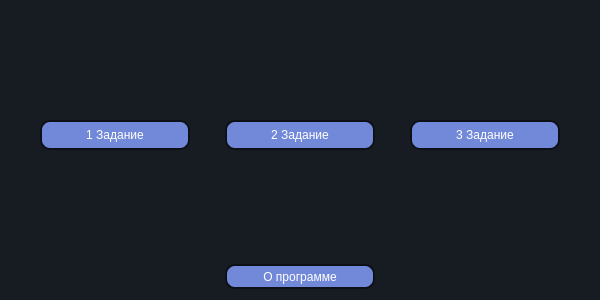
<?xml version="1.0" encoding="UTF-8"?>
<ui version="4.0">
 <class>MS_VS_GASClass</class>
 <widget class="QMainWindow" name="MS_VS_GASClass">
  <property name="geometry">
   <rect>
    <x>0</x>
    <y>0</y>
    <width>600</width>
    <height>300</height>
   </rect>
  </property>
  <property name="minimumSize">
   <size>
    <width>600</width>
    <height>300</height>
   </size>
  </property>
  <property name="maximumSize">
   <size>
    <width>600</width>
    <height>300</height>
   </size>
  </property>
  <property name="windowTitle">
   <string>MS_VS_GAS</string>
  </property>
  <property name="styleSheet">
   <string notr="true">	background-color: #171b22;
	color: #fff;</string>
  </property>
  <widget class="QWidget" name="centralWidget">
   <layout class="QVBoxLayout" name="verticalLayout">
    <item>
     <layout class="QGridLayout" name="gridLayout">
      <item row="1" column="1">
       <widget class="QPushButton" name="openSecondTask">
        <property name="minimumSize">
         <size>
          <width>0</width>
          <height>30</height>
         </size>
        </property>
        <property name="maximumSize">
         <size>
          <width>150</width>
          <height>30</height>
         </size>
        </property>
        <property name="styleSheet">
         <string notr="true">QPushButton {
	background-color: #7289DA;
	selection-background-color: #7289DA;
	color: #fff;
	border-width: 2px;
	border-style: solid;
	border-radius: 10px;
	alignment: center;
	border-color: #0d1117;
}</string>
        </property>
        <property name="text">
         <string>2 Задание</string>
        </property>
       </widget>
      </item>
      <item row="1" column="2">
       <widget class="QPushButton" name="openThirdTask">
        <property name="minimumSize">
         <size>
          <width>0</width>
          <height>30</height>
         </size>
        </property>
        <property name="maximumSize">
         <size>
          <width>150</width>
          <height>30</height>
         </size>
        </property>
        <property name="styleSheet">
         <string notr="true">QPushButton {
	background-color: #7289DA;
	selection-background-color: #7289DA;
	color: #fff;
	border-width: 2px;
	border-style: solid;
	border-radius: 10px;
	alignment: center;
	border-color: #0d1117;
}</string>
        </property>
        <property name="text">
         <string>3 Задание</string>
        </property>
       </widget>
      </item>
      <item row="1" column="0">
       <widget class="QPushButton" name="openFirstTask">
        <property name="minimumSize">
         <size>
          <width>0</width>
          <height>30</height>
         </size>
        </property>
        <property name="maximumSize">
         <size>
          <width>150</width>
          <height>30</height>
         </size>
        </property>
        <property name="styleSheet">
         <string notr="true">QPushButton {
	background-color: #7289DA;
	selection-background-color: #7289DA;
	color: #fff;
	border-width: 2px;
	border-style: solid;
	border-radius: 10px;
	alignment: center;
	border-color: #0d1117;
}</string>
        </property>
        <property name="text">
         <string>1 Задание</string>
        </property>
       </widget>
      </item>
      <item row="3" column="1">
       <widget class="QPushButton" name="aboutApp">
        <property name="minimumSize">
         <size>
          <width>0</width>
          <height>25</height>
         </size>
        </property>
        <property name="maximumSize">
         <size>
          <width>16777215</width>
          <height>25</height>
         </size>
        </property>
        <property name="styleSheet">
         <string notr="true">QPushButton {
	background-color: #7289DA;
	selection-background-color: #7289DA;
	color: #fff;
	border-width: 2px;
	border-style: solid;
	border-radius: 10px;
	alignment: center;
	border-color: #0d1117;
}</string>
        </property>
        <property name="text">
         <string>О программе</string>
        </property>
        <property name="icon">
         <iconset resource="MS_VS_GAS.qrc">
          <normaloff>:/MS_VS_GAS/resources/about.png</normaloff>:/MS_VS_GAS/resources/about.png</iconset>
        </property>
        <property name="iconSize">
         <size>
          <width>12</width>
          <height>12</height>
         </size>
        </property>
       </widget>
      </item>
      <item row="2" column="1">
       <spacer name="verticalSpacer">
        <property name="orientation">
         <enum>Qt::Vertical</enum>
        </property>
        <property name="sizeHint" stdset="0">
         <size>
          <width>20</width>
          <height>40</height>
         </size>
        </property>
       </spacer>
      </item>
      <item row="0" column="1">
       <spacer name="verticalSpacer_2">
        <property name="orientation">
         <enum>Qt::Vertical</enum>
        </property>
        <property name="sizeHint" stdset="0">
         <size>
          <width>20</width>
          <height>40</height>
         </size>
        </property>
       </spacer>
      </item>
     </layout>
    </item>
   </layout>
  </widget>
 </widget>
 <layoutdefault spacing="6" margin="11"/>
 <resources>
  <include location="MS_VS_GAS.qrc"/>
 </resources>
 <connections/>
</ui>
